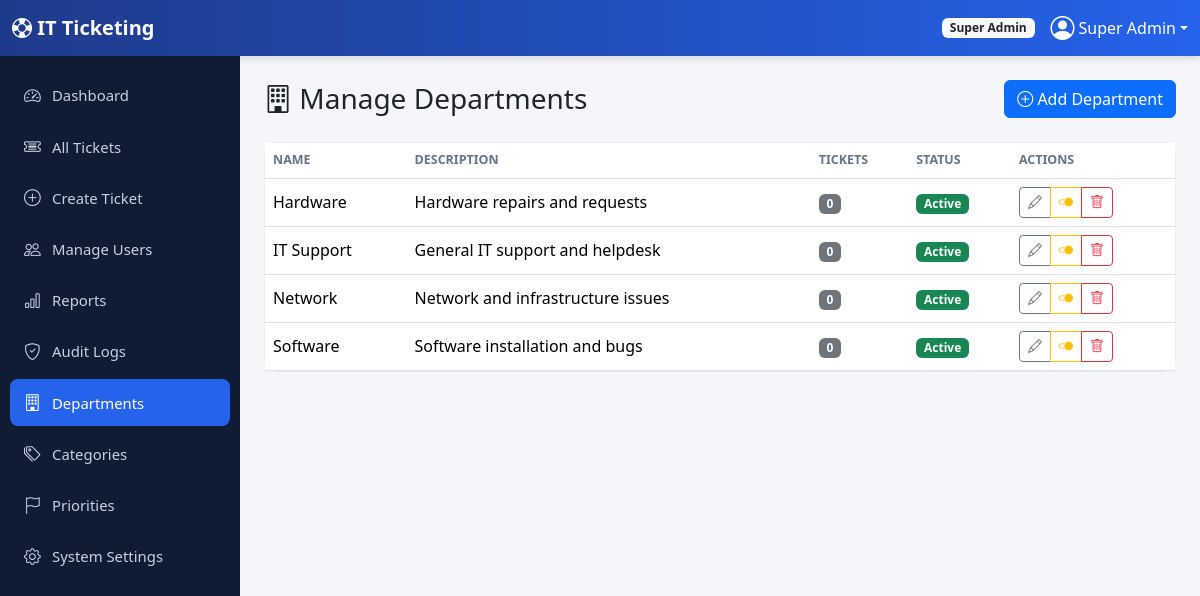
The app's page /admin/departments.php (signed in) with its own data.
### tables this page shows
CREATE TABLE users (
  id INT AUTO_INCREMENT PRIMARY KEY,
  name VARCHAR(100) NOT NULL,
  email VARCHAR(150) NOT NULL UNIQUE,
  phone VARCHAR(30) DEFAULT NULL,
  password VARCHAR(255) NOT NULL,
  role ENUM('super_admin','it_admin','technician','user') NOT NULL DEFAULT 'user',
  department_id INT DEFAULT NULL,
  status ENUM('active','inactive','suspended') NOT NULL DEFAULT 'active',
  avatar VARCHAR(255) DEFAULT NULL,
  remember_token VARCHAR(255) DEFAULT NULL,
  reset_token VARCHAR(255) DEFAULT NULL,
  reset_expires DATETIME DEFAULT NULL,
  last_login DATETIME DEFAULT NULL,
  created_at TIMESTAMP DEFAULT CURRENT_TIMESTAMP,
  updated_at TIMESTAMP DEFAULT CURRENT_TIMESTAMP ON UPDATE CURRENT_TIMESTAMP,
  FOREIGN KEY (department_id) REFERENCES departments(id) ON DELETE SET NULL
);

CREATE TABLE departments (
  id INT AUTO_INCREMENT PRIMARY KEY,
  name VARCHAR(100) NOT NULL,
  description VARCHAR(255) DEFAULT NULL,
  status TINYINT(1) NOT NULL DEFAULT 1,
  created_at TIMESTAMP DEFAULT CURRENT_TIMESTAMP
);

### includes/functions.php (called while the page is built, shortened)
<?php
require_once __DIR__ . '/../config/db.php';
function isLoggedIn() {
    return isset($_SESSION['user_id']);
}
function currentUser() {
    global $pdo;
    static $user = null;
    if ($user === null) {
        $stmt = $pdo->prepare("SELECT * FROM users WHERE id = ?");
        $stmt->execute([$_SESSION['user_id']]);
        $user = $stmt->fetch();
    }
    return $user;
}
function roleLabel($role) {
    $labels = [
        'super_admin' => 'Super Admin',
        'it_admin'    => 'IT Admin',
        'technician'  => 'Technician',
        'user'        => 'User',
    ];
    return $labels[$role] ?? ucfirst($role);
}
function dashboardUrl($role = null) {
    $role = $role ?? ($_SESSION['role'] ?? 'user');
    if (in_array($role, ['super_admin', 'it_admin'])) return 'admin/dashboard.php';
    return 'user/dashboard.php';
}
function baseUrl($path = '') {
    $base = rtrim(dirname($_SERVER['SCRIPT_NAME']), '/\\');
    $root = preg_replace('#/(admin|technician|user|auth|ajax)$#', '', $base);
    return $root . '/' . ltrim($path, '/');
}
function csrfToken() {
    return $_SESSION['csrf_token'];
}
function e($str) {
    return htmlspecialchars($str ?? '', ENT_QUOTES, 'UTF-8');
}

### admin/departments.php (the view, shortened to what this page needs)
<?php
require_once __DIR__ . '/../includes/functions.php';
$departments = $pdo->query("SELECT d.*, (SELECT COUNT(*) FROM tickets t WHERE t.department_id=d.id) ticket_count FROM departments d ORDER BY d.name")->fetchAll();
include __DIR__ . '/../includes/header.php';
?>
<div class="d-flex">
<?php include __DIR__ . '/../includes/sidebar.php'; ?>
<div class="main-content flex-grow-1">
  <div class="d-flex justify-content-between align-items-center mb-4">
    <h3 class="mb-0"><i class="bi bi-building"></i> Manage Departments</h3>
    <button class="btn btn-primary" data-bs-toggle="modal" data-bs-target="#deptModal" onclick="resetForm()"><i class="bi bi-plus-circle"></i> Add Department</button>
  </div>
  <div class="card">
    <div class="table-responsive">
      <table class="table table-hover align-middle mb-0">
        <thead><tr><th>Name</th><th>Description</th><th>Tickets</th><th>Status</th><th>Actions</th></tr></thead>
        <tbody>
        <?php foreach ($departments as $d): ?>
          <tr>
            <td><?= e($d['name']) ?></td>
            <td><?= e($d['description']) ?></td>
            <td><span class="badge bg-secondary"><?= $d['ticket_count'] ?></span></td>
            <td><span class="badge bg-<?= $d['status']?'success':'secondary' ?>"><?= $d['status']?'Active':'Inactive' ?></span></td>
            <td>
              <div class="btn-group btn-group-sm">
                <button class="btn btn-outline-secondary" onclick='editModal(<?= json_encode($d) ?>)'><i class="bi bi-pencil"></i></button>
                <a href="?toggle=<?= $d['id'] ?>&csrf=<?= csrfToken() ?>" class="btn btn-outline-warning"><i class="bi bi-toggle2-<?= $d['status']?'on':'off' ?>"></i></a>
                <a href="?delete=<?= $d['id'] ?>&csrf=<?= csrfToken() ?>" class="btn btn-outline-danger confirm-delete"><i class="bi bi-trash"></i></a>
              </div>
            </td>
          </tr>
        <?php endforeach; ?>
        </tbody>
      </table>
    </div>
  </div>
</div>
</div>
<?php include __DIR__ . '/../includes/footer.php'; ?>

### includes/header.php (shortened to what this page needs)
<?php
require_once __DIR__ . '/functions.php';
$user = currentUser();
?>
<!DOCTYPE html>
<html lang="en">
<head>
<link href="https://cdn.jsdelivr.net/npm/bootstrap@5.3.3/dist/css/bootstrap.min.css" rel="stylesheet">
<link href="https://cdn.jsdelivr.net/npm/bootstrap-icons@1.11.3/font/bootstrap-icons.css" rel="stylesheet">
<link href="<?= baseUrl('assets/css/style.css') ?>" rel="stylesheet">
</head>
<body>
<?php if (isLoggedIn()): ?>
<nav class="navbar navbar-expand-lg navbar-dark app-navbar sticky-top">
  <div class="container-fluid">
    <a class="navbar-brand fw-bold" href="<?= baseUrl(dashboardUrl()) ?>"><i class="bi bi-life-preserver"></i> IT Ticketing</a>
    <div class="ms-auto d-flex align-items-center gap-3">
      <span class="badge bg-light text-dark d-none d-md-inline"><?= e(roleLabel($_SESSION['role'])) ?></span>
      <div class="dropdown">
        <a href="#" class="d-flex align-items-center text-white text-decoration-none dropdown-toggle" data-bs-toggle="dropdown">
          <i class="bi bi-person-circle fs-4 me-1"></i> <?= e($user['name'] ?? '') ?>
        </a>
      </div>
    </div>
  </div>
</nav>
<?php endif; ?>

### assets/css/style.css (style rules this page uses)
:root { --brand-primary: #2563eb; --brand-dark: #1e3a8a; --sidebar-width: 240px; }
body { background: #f4f6f9; font-family: 'Segoe UI', system-ui, -apple-system, sans-serif; }
.app-navbar { background: linear-gradient(90deg, var(--brand-dark), var(--brand-primary)); box-shadow: 0 2px 8px rgba(0,0,0,.15); }
.main-content { margin-left: var(--sidebar-width); padding: 24px; min-height: calc(100vh - 56px); }
.card { border-radius: 12px; border: 1px solid #e9edf3; }
.table thead th { font-size: .78rem; text-transform: uppercase; color: #64748b; border-bottom-width: 1px; }

### records on screen
users: name "Super Admin"
departments: name "Hardware", description "Hardware repairs and requests", ticket_count "0", status "Active"
departments: name "IT Support", description "General IT support and helpdesk", ticket_count "0", status "Active"
departments: name "Network", description "Network and infrastructure issues", ticket_count "0", status "Active"
departments: name "Software", description "Software installation and bugs", ticket_count "0", status "Active"

### other values on screen
roleLabel($_SESSION['role']) "Super Admin"
$label "Dashboard All Tickets Create Ticket Manage Users Reports Audit Logs Departments Categories Priorities System Settings"
